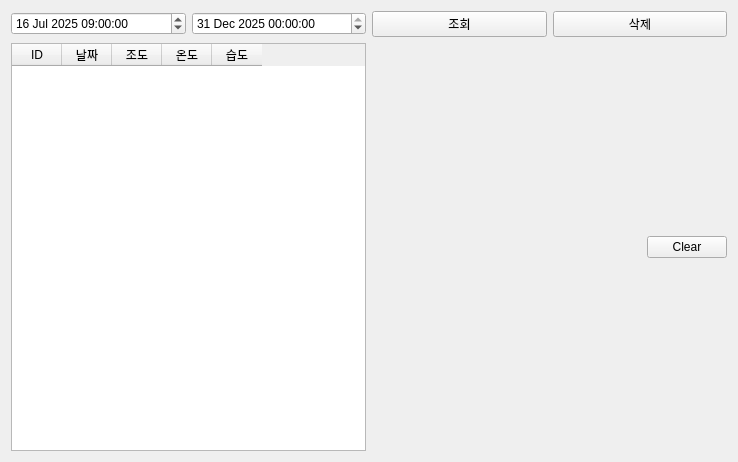
<?xml version="1.0" encoding="UTF-8"?>
<ui version="4.0">
 <class>Tab5SensorDatabase</class>
 <widget class="QWidget" name="Tab5SensorDatabase">
  <property name="geometry">
   <rect>
    <x>0</x>
    <y>0</y>
    <width>738</width>
    <height>462</height>
   </rect>
  </property>
  <property name="windowTitle">
   <string>Form</string>
  </property>
  <layout class="QVBoxLayout" name="verticalLayout_2">
   <item>
    <layout class="QHBoxLayout" name="horizontalLayout">
     <item>
      <widget class="QDateTimeEdit" name="pDateTimeEditFrom">
       <property name="date">
        <date>
         <year>2025</year>
         <month>7</month>
         <day>16</day>
        </date>
       </property>
       <property name="time">
        <time>
         <hour>9</hour>
         <minute>0</minute>
         <second>0</second>
        </time>
       </property>
      </widget>
     </item>
     <item>
      <widget class="QDateTimeEdit" name="pDateTimeEditTo">
       <property name="date">
        <date>
         <year>2025</year>
         <month>12</month>
         <day>31</day>
        </date>
       </property>
       <property name="time">
        <time>
         <hour>0</hour>
         <minute>0</minute>
         <second>0</second>
        </time>
       </property>
      </widget>
     </item>
     <item>
      <widget class="QPushButton" name="pPBsearchDB">
       <property name="text">
        <string>조회</string>
       </property>
      </widget>
     </item>
     <item>
      <widget class="QPushButton" name="pPBdeleteDB">
       <property name="text">
        <string>삭제</string>
       </property>
      </widget>
     </item>
    </layout>
   </item>
   <item>
    <layout class="QHBoxLayout" name="horizontalLayout_2" stretch="1,1">
     <item>
      <widget class="QTableWidget" name="pTBsensor">
       <property name="lineWidth">
        <number>1</number>
       </property>
       <attribute name="horizontalHeaderDefaultSectionSize">
        <number>50</number>
       </attribute>
       <column>
        <property name="text">
         <string>ID</string>
        </property>
       </column>
       <column>
        <property name="text">
         <string>날짜</string>
        </property>
       </column>
       <column>
        <property name="text">
         <string>조도</string>
        </property>
       </column>
       <column>
        <property name="text">
         <string>온도</string>
        </property>
       </column>
       <column>
        <property name="text">
         <string>습도</string>
        </property>
       </column>
      </widget>
     </item>
     <item>
      <layout class="QVBoxLayout" name="verticalLayout" stretch="1,9">
       <item>
        <layout class="QHBoxLayout" name="horizontalLayout_3" stretch="9,1">
         <item>
          <spacer name="horizontalSpacer">
           <property name="orientation">
            <enum>Qt::Orientation::Horizontal</enum>
           </property>
           <property name="sizeHint" stdset="0">
            <size>
             <width>40</width>
             <height>20</height>
            </size>
           </property>
          </spacer>
         </item>
         <item>
          <widget class="QPushButton" name="pPBClearChart">
           <property name="text">
            <string>Clear</string>
           </property>
          </widget>
         </item>
        </layout>
       </item>
       <item>
        <layout class="QVBoxLayout" name="pChartViewLayout"/>
       </item>
      </layout>
     </item>
    </layout>
   </item>
  </layout>
 </widget>
 <resources/>
 <connections/>
</ui>
